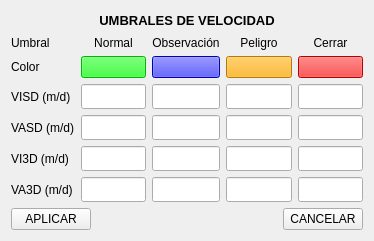
<?xml version="1.0" encoding="UTF-8"?>
<ui version="4.0">
 <class>Form</class>
 <widget class="QWidget" name="Form">
  <property name="geometry">
   <rect>
    <x>0</x>
    <y>0</y>
    <width>374</width>
    <height>241</height>
   </rect>
  </property>
  <property name="maximumSize">
   <size>
    <width>375</width>
    <height>16777215</height>
   </size>
  </property>
  <property name="windowTitle">
   <string>Form</string>
  </property>
  <property name="styleSheet">
   <string notr="true">QFrame {
    border: none;
    outline: none;
}
</string>
  </property>
  <layout class="QVBoxLayout" name="verticalLayout">
   <item>
    <widget class="QLabel" name="label_11">
     <property name="font">
      <font>
       <pointsize>10</pointsize>
       <weight>75</weight>
       <bold>true</bold>
      </font>
     </property>
     <property name="text">
      <string>UMBRALES DE VELOCIDAD</string>
     </property>
     <property name="alignment">
      <set>Qt::AlignCenter</set>
     </property>
    </widget>
   </item>
   <item>
    <widget class="QFrame" name="frame">
     <property name="frameShape">
      <enum>QFrame::StyledPanel</enum>
     </property>
     <property name="frameShadow">
      <enum>QFrame::Raised</enum>
     </property>
     <layout class="QHBoxLayout" name="horizontalLayout_2">
      <property name="spacing">
       <number>6</number>
      </property>
      <property name="leftMargin">
       <number>0</number>
      </property>
      <property name="topMargin">
       <number>0</number>
      </property>
      <property name="rightMargin">
       <number>0</number>
      </property>
      <property name="bottomMargin">
       <number>0</number>
      </property>
      <item>
       <layout class="QGridLayout" name="gridLayout">
        <property name="horizontalSpacing">
         <number>6</number>
        </property>
        <item row="0" column="0">
         <widget class="QLabel" name="label">
          <property name="text">
           <string>Umbral</string>
          </property>
          <property name="alignment">
           <set>Qt::AlignLeading|Qt::AlignLeft|Qt::AlignVCenter</set>
          </property>
         </widget>
        </item>
        <item row="0" column="1">
         <widget class="QLabel" name="label_2">
          <property name="text">
           <string>Normal</string>
          </property>
          <property name="alignment">
           <set>Qt::AlignCenter</set>
          </property>
         </widget>
        </item>
        <item row="0" column="2">
         <widget class="QLabel" name="label_3">
          <property name="text">
           <string>Observación</string>
          </property>
          <property name="alignment">
           <set>Qt::AlignCenter</set>
          </property>
         </widget>
        </item>
        <item row="0" column="3">
         <widget class="QLabel" name="label_4">
          <property name="text">
           <string>Peligro</string>
          </property>
          <property name="alignment">
           <set>Qt::AlignCenter</set>
          </property>
         </widget>
        </item>
        <item row="0" column="4">
         <widget class="QLabel" name="label_8">
          <property name="text">
           <string>Cerrar</string>
          </property>
          <property name="alignment">
           <set>Qt::AlignCenter</set>
          </property>
         </widget>
        </item>
        <item row="1" column="0">
         <widget class="QLabel" name="label_5">
          <property name="text">
           <string>Color</string>
          </property>
         </widget>
        </item>
        <item row="1" column="1">
         <widget class="QPushButton" name="btn_colorNormal">
          <property name="styleSheet">
           <string notr="true">background-color: rgb(0, 255, 0);</string>
          </property>
          <property name="text">
           <string/>
          </property>
         </widget>
        </item>
        <item row="1" column="2">
         <widget class="QPushButton" name="btn_colorObservacion">
          <property name="styleSheet">
           <string notr="true">background-color: rgb(0, 0, 255);</string>
          </property>
          <property name="text">
           <string/>
          </property>
         </widget>
        </item>
        <item row="1" column="3">
         <widget class="QPushButton" name="btn_colorPeligro">
          <property name="styleSheet">
           <string notr="true">background-color: rgb(255, 170, 0);</string>
          </property>
          <property name="text">
           <string/>
          </property>
         </widget>
        </item>
        <item row="1" column="4">
         <widget class="QPushButton" name="btn_colorCerrar">
          <property name="styleSheet">
           <string notr="true">background-color: rgb(255, 0, 0);</string>
          </property>
          <property name="text">
           <string/>
          </property>
         </widget>
        </item>
        <item row="2" column="0">
         <widget class="QLabel" name="label_visd">
          <property name="text">
           <string>VISD (m/d)</string>
          </property>
         </widget>
        </item>
        <item row="2" column="1">
         <widget class="QLineEdit" name="input_normalVISD">
          <property name="minimumSize">
           <size>
            <width>0</width>
            <height>25</height>
           </size>
          </property>
         </widget>
        </item>
        <item row="2" column="2">
         <widget class="QLineEdit" name="input_observacionVISD">
          <property name="minimumSize">
           <size>
            <width>0</width>
            <height>25</height>
           </size>
          </property>
         </widget>
        </item>
        <item row="2" column="3">
         <widget class="QLineEdit" name="input_peligroVISD">
          <property name="minimumSize">
           <size>
            <width>0</width>
            <height>25</height>
           </size>
          </property>
         </widget>
        </item>
        <item row="2" column="4">
         <widget class="QLineEdit" name="input_cerrarVISD">
          <property name="minimumSize">
           <size>
            <width>0</width>
            <height>25</height>
           </size>
          </property>
         </widget>
        </item>
        <item row="3" column="0">
         <widget class="QLabel" name="label_vasd">
          <property name="text">
           <string>VASD (m/d)</string>
          </property>
         </widget>
        </item>
        <item row="3" column="1">
         <widget class="QLineEdit" name="input_normalVASD">
          <property name="minimumSize">
           <size>
            <width>0</width>
            <height>25</height>
           </size>
          </property>
         </widget>
        </item>
        <item row="3" column="2">
         <widget class="QLineEdit" name="input_observacionVASD">
          <property name="minimumSize">
           <size>
            <width>0</width>
            <height>25</height>
           </size>
          </property>
         </widget>
        </item>
        <item row="3" column="3">
         <widget class="QLineEdit" name="input_peligroVASD">
          <property name="minimumSize">
           <size>
            <width>0</width>
            <height>25</height>
           </size>
          </property>
         </widget>
        </item>
        <item row="3" column="4">
         <widget class="QLineEdit" name="input_cerrarVASD">
          <property name="minimumSize">
           <size>
            <width>0</width>
            <height>25</height>
           </size>
          </property>
         </widget>
        </item>
        <item row="4" column="0">
         <widget class="QLabel" name="label_vi3d">
          <property name="text">
           <string>VI3D (m/d)</string>
          </property>
         </widget>
        </item>
        <item row="4" column="1">
         <widget class="QLineEdit" name="input_normalVI3D">
          <property name="minimumSize">
           <size>
            <width>0</width>
            <height>25</height>
           </size>
          </property>
         </widget>
        </item>
        <item row="4" column="2">
         <widget class="QLineEdit" name="input_observacionVI3D">
          <property name="minimumSize">
           <size>
            <width>0</width>
            <height>25</height>
           </size>
          </property>
         </widget>
        </item>
        <item row="4" column="3">
         <widget class="QLineEdit" name="input_peligroVI3D">
          <property name="minimumSize">
           <size>
            <width>0</width>
            <height>25</height>
           </size>
          </property>
         </widget>
        </item>
        <item row="4" column="4">
         <widget class="QLineEdit" name="input_cerrarVI3D">
          <property name="minimumSize">
           <size>
            <width>0</width>
            <height>25</height>
           </size>
          </property>
         </widget>
        </item>
        <item row="5" column="0">
         <widget class="QLabel" name="label_va3d">
          <property name="text">
           <string>VA3D (m/d)</string>
          </property>
         </widget>
        </item>
        <item row="5" column="1">
         <widget class="QLineEdit" name="input_normalVA3D">
          <property name="minimumSize">
           <size>
            <width>0</width>
            <height>25</height>
           </size>
          </property>
         </widget>
        </item>
        <item row="5" column="2">
         <widget class="QLineEdit" name="input_observacionVA3D">
          <property name="minimumSize">
           <size>
            <width>0</width>
            <height>25</height>
           </size>
          </property>
         </widget>
        </item>
        <item row="5" column="3">
         <widget class="QLineEdit" name="input_peligroVA3D">
          <property name="minimumSize">
           <size>
            <width>0</width>
            <height>25</height>
           </size>
          </property>
         </widget>
        </item>
        <item row="5" column="4">
         <widget class="QLineEdit" name="input_cerrarVA3D">
          <property name="minimumSize">
           <size>
            <width>0</width>
            <height>25</height>
           </size>
          </property>
         </widget>
        </item>
       </layout>
      </item>
     </layout>
    </widget>
   </item>
   <item>
    <widget class="QFrame" name="frame_2">
     <property name="frameShape">
      <enum>QFrame::StyledPanel</enum>
     </property>
     <property name="frameShadow">
      <enum>QFrame::Raised</enum>
     </property>
     <layout class="QHBoxLayout" name="horizontalLayout">
      <property name="spacing">
       <number>0</number>
      </property>
      <property name="leftMargin">
       <number>0</number>
      </property>
      <property name="topMargin">
       <number>0</number>
      </property>
      <property name="rightMargin">
       <number>0</number>
      </property>
      <property name="bottomMargin">
       <number>0</number>
      </property>
      <item>
       <widget class="QPushButton" name="btn_aplicarUmbral">
        <property name="text">
         <string>APLICAR</string>
        </property>
       </widget>
      </item>
      <item>
       <spacer name="horizontalSpacer">
        <property name="orientation">
         <enum>Qt::Horizontal</enum>
        </property>
        <property name="sizeHint" stdset="0">
         <size>
          <width>197</width>
          <height>20</height>
         </size>
        </property>
       </spacer>
      </item>
      <item>
       <widget class="QPushButton" name="btn_cancelarUmbral">
        <property name="text">
         <string>CANCELAR</string>
        </property>
       </widget>
      </item>
     </layout>
    </widget>
   </item>
  </layout>
 </widget>
 <resources/>
 <connections/>
</ui>
